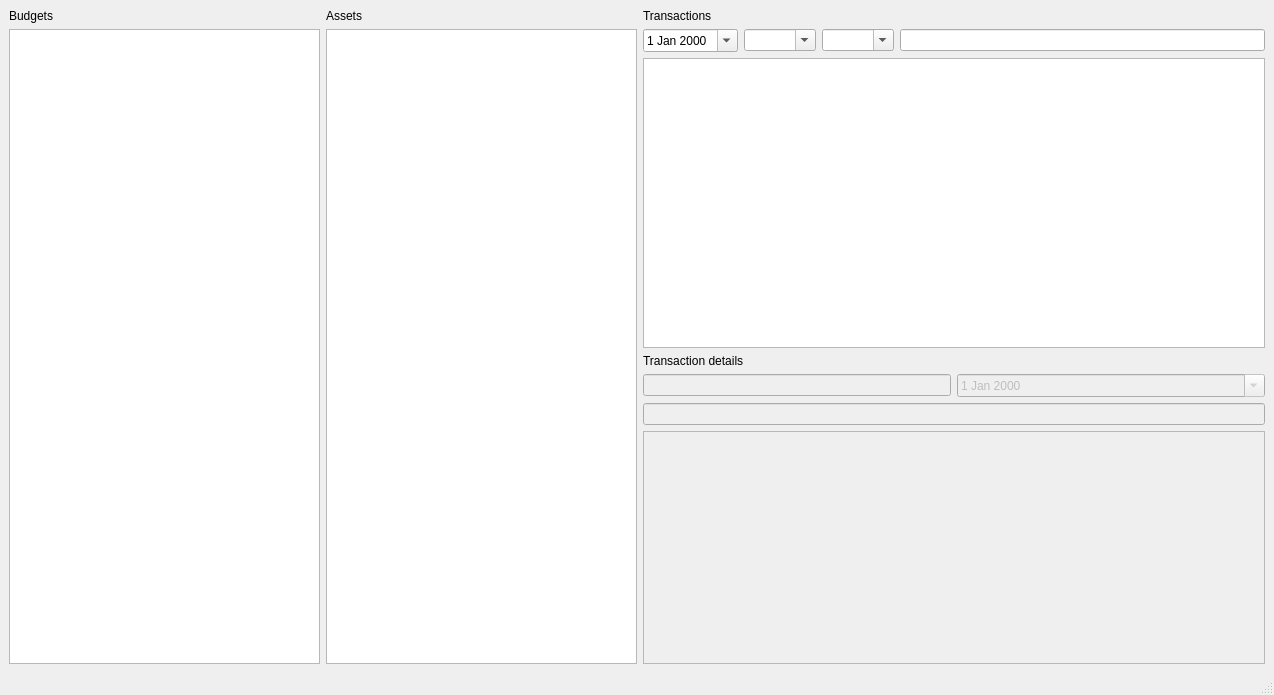
<?xml version="1.0" encoding="UTF-8"?>
<ui version="4.0">
 <class>MainWindow</class>
 <widget class="QMainWindow" name="MainWindow">
  <property name="geometry">
   <rect>
    <x>0</x>
    <y>0</y>
    <width>1274</width>
    <height>695</height>
   </rect>
  </property>
  <property name="windowTitle">
   <string>Savings</string>
  </property>
  <widget class="QWidget" name="centralwidget">
   <layout class="QHBoxLayout" name="horizontalLayout_6" stretch="1,1,2">
    <item>
     <layout class="QVBoxLayout" name="verticalLayout">
      <item>
       <widget class="QLabel" name="label">
        <property name="text">
         <string>Budgets</string>
        </property>
       </widget>
      </item>
      <item>
       <layout class="QHBoxLayout" name="horizontalLayout_2"/>
      </item>
      <item>
       <widget class="QTableView" name="budget_table">
        <property name="contextMenuPolicy">
         <enum>Qt::ActionsContextMenu</enum>
        </property>
        <property name="sizeAdjustPolicy">
         <enum>QAbstractScrollArea::AdjustToContents</enum>
        </property>
        <attribute name="horizontalHeaderVisible">
         <bool>false</bool>
        </attribute>
        <attribute name="horizontalHeaderStretchLastSection">
         <bool>true</bool>
        </attribute>
        <attribute name="verticalHeaderVisible">
         <bool>false</bool>
        </attribute>
        <attribute name="verticalHeaderStretchLastSection">
         <bool>false</bool>
        </attribute>
       </widget>
      </item>
     </layout>
    </item>
    <item>
     <layout class="QVBoxLayout" name="verticalLayout_2">
      <item>
       <widget class="QLabel" name="label_2">
        <property name="text">
         <string>Assets</string>
        </property>
       </widget>
      </item>
      <item>
       <layout class="QHBoxLayout" name="horizontalLayout"/>
      </item>
      <item>
       <widget class="QTableView" name="asset_table">
        <property name="contextMenuPolicy">
         <enum>Qt::ActionsContextMenu</enum>
        </property>
        <property name="sizeAdjustPolicy">
         <enum>QAbstractScrollArea::AdjustToContents</enum>
        </property>
        <attribute name="horizontalHeaderVisible">
         <bool>false</bool>
        </attribute>
        <attribute name="horizontalHeaderStretchLastSection">
         <bool>true</bool>
        </attribute>
        <attribute name="verticalHeaderVisible">
         <bool>false</bool>
        </attribute>
        <attribute name="verticalHeaderStretchLastSection">
         <bool>false</bool>
        </attribute>
       </widget>
      </item>
     </layout>
    </item>
    <item>
     <layout class="QVBoxLayout" name="verticalLayout_3" stretch="0,0,3,0,3">
      <item>
       <widget class="QLabel" name="label_4">
        <property name="text">
         <string>Transactions</string>
        </property>
       </widget>
      </item>
      <item>
       <layout class="QHBoxLayout" name="horizontalLayout_5">
        <item>
         <widget class="QDateEdit" name="dateFrom">
          <property name="calendarPopup">
           <bool>true</bool>
          </property>
         </widget>
        </item>
        <item>
         <widget class="QComboBox" name="budget">
          <property name="editable">
           <bool>true</bool>
          </property>
         </widget>
        </item>
        <item>
         <widget class="QComboBox" name="asset">
          <property name="editable">
           <bool>true</bool>
          </property>
         </widget>
        </item>
        <item>
         <widget class="QLineEdit" name="search"/>
        </item>
       </layout>
      </item>
      <item>
       <widget class="QTableView" name="trans_table">
        <property name="contextMenuPolicy">
         <enum>Qt::ActionsContextMenu</enum>
        </property>
        <property name="sizeAdjustPolicy">
         <enum>QAbstractScrollArea::AdjustToContents</enum>
        </property>
        <property name="sortingEnabled">
         <bool>true</bool>
        </property>
        <attribute name="horizontalHeaderVisible">
         <bool>false</bool>
        </attribute>
        <attribute name="horizontalHeaderStretchLastSection">
         <bool>true</bool>
        </attribute>
        <attribute name="verticalHeaderVisible">
         <bool>false</bool>
        </attribute>
        <attribute name="verticalHeaderStretchLastSection">
         <bool>false</bool>
        </attribute>
       </widget>
      </item>
      <item>
       <widget class="QLabel" name="label_3">
        <property name="text">
         <string>Transaction details</string>
        </property>
       </widget>
      </item>
      <item>
       <layout class="QVBoxLayout" name="verticalLayout_4">
        <item>
         <layout class="QHBoxLayout" name="horizontalLayout_4">
          <item>
           <widget class="QLineEdit" name="t_ed_id">
            <property name="enabled">
             <bool>false</bool>
            </property>
            <property name="sizePolicy">
             <sizepolicy hsizetype="Preferred" vsizetype="Fixed">
              <horstretch>0</horstretch>
              <verstretch>0</verstretch>
             </sizepolicy>
            </property>
           </widget>
          </item>
          <item>
           <widget class="QDateEdit" name="t_ed_date">
            <property name="enabled">
             <bool>false</bool>
            </property>
            <property name="calendarPopup">
             <bool>true</bool>
            </property>
           </widget>
          </item>
         </layout>
        </item>
        <item>
         <widget class="QLineEdit" name="t_ed_desc">
          <property name="enabled">
           <bool>false</bool>
          </property>
         </widget>
        </item>
        <item>
         <widget class="QTableView" name="t_ed_splits">
          <property name="enabled">
           <bool>false</bool>
          </property>
          <property name="sizeAdjustPolicy">
           <enum>QAbstractScrollArea::AdjustToContents</enum>
          </property>
          <attribute name="horizontalHeaderVisible">
           <bool>false</bool>
          </attribute>
          <attribute name="horizontalHeaderStretchLastSection">
           <bool>true</bool>
          </attribute>
          <attribute name="verticalHeaderVisible">
           <bool>false</bool>
          </attribute>
          <attribute name="verticalHeaderStretchLastSection">
           <bool>false</bool>
          </attribute>
         </widget>
        </item>
       </layout>
      </item>
     </layout>
    </item>
   </layout>
  </widget>
  <widget class="QStatusBar" name="statusbar"/>
 </widget>
 <resources/>
 <connections/>
</ui>
